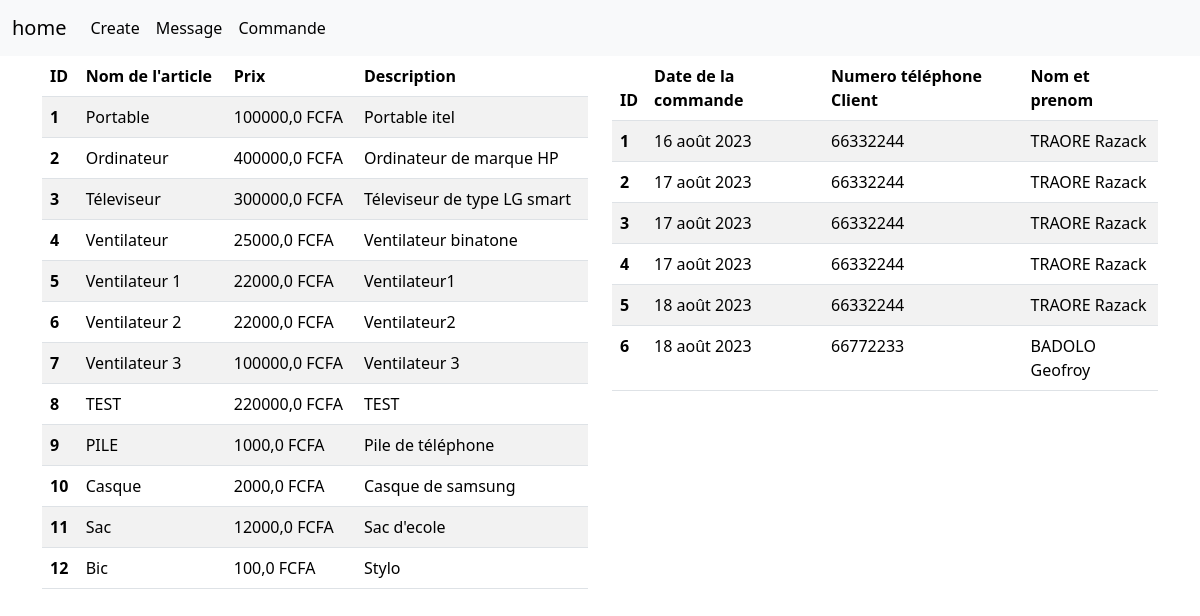
The app's page /home, older data.
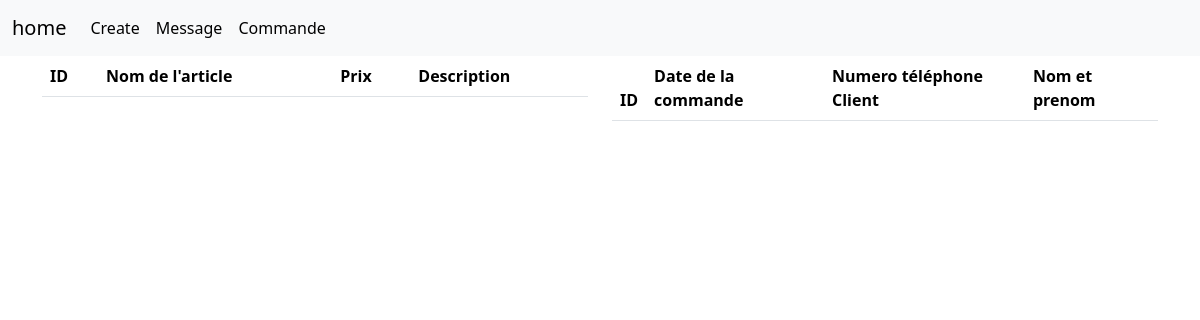
The same page, newer data.
### demo/models.py (models this page shows, shortened)
class Article(models.Model):
    nom_article = models.CharField(max_length=100, null=True, blank=True, verbose_name='Nom de l\'article')
    prix = models.FloatField()
    description = models.TextField()

class Commande(models.Model):
    articles = models.ManyToManyField(Article, through='LigneCommande')
    client = models.ForeignKey(Customer, null=True, blank=True, on_delete=models.CASCADE)
    date_commande = models.DateField(null=True, blank=True)
    create_at = models.DateField(auto_now_add=True, null=True, blank=True)

class Customer(models.Model):
    nom_prenom = models.CharField(max_length=100, null=True, blank=True, verbose_name='Nom du client')
    telephone = models.IntegerField()

### demo/views.py (the view)
# urls.py: path('home',  views.home, name='home'),
def home(request):
    articles = Article.objects.all()
    commandes = Commande.objects.all()
    context = {"articles":articles, "commandes":commandes}
    return render(request, 'demo/home.html', context)

### demo/templates/demo/home.html (shortened to what this page needs)
{% extends 'base.html' %}
{% block content %}
<div class="container mb-5">
  <div class="row">
    <div class="col-6">
      <table class="table table-striped table-hover">
        <thead>
          <tr>
            <th scope="col">ID</th>
            <th scope="col">Nom de l'article</th>
            <th scope="col">Prix</th>
            <th scope="col">Description</th>
          </tr>
        </thead>
        <tbody>
          {% for article in articles %}
          <tr>
            <th scope="row">{{article.id}}</th>
            <td>{{article.nom_article}}</td>
            <td>{{article.prix}} FCFA</td>
            <td>{{article.description}}</td>
          </tr>
          {% endfor %}
        </tbody>
      </table>
    </div>
    <div class="col-6">
      <table class="table table-striped table-hover">
        <thead>
          <tr>
            <th scope="col">ID</th>
            <th scope="col">Date de la commande</th>
            <th scope="col">Numero téléphone Client</th>
            <th scope="col">Nom et prenom </th>
          </tr>
        </thead>
        <tbody>
          {% for commande in commandes %}
          <tr>
            <th scope="row">{{commande.id}}</th>
            <td>{{commande.date_commande}}</td>
            <td>{{commande.client.telephone}}</td>
            <td>{{commande.client.nom_prenom}}</td>
          </tr>
          {% endfor %}
        </tbody>
      </table>
    </div>
  </div>
</div>
{% endblock content %}

Row changes from the older to the newer data that the page shows:
removed Article: id "1", nom_article "Portable", prix "100000,0", description "Portable itel"
removed Article: id "2", nom_article "Ordinateur", prix "400000,0", description "Ordinateur de marque HP"
removed Article: id "3", nom_article "Téleviseur", prix "300000,0", description "Téleviseur de type LG smart"
removed Article: id "4", nom_article "Ventilateur", prix "25000,0", description "Ventilateur binatone"
removed Article: id "5", nom_article "Ventilateur 1", prix "22000,0", description "Ventilateur1"
removed Article: id "6", nom_article "Ventilateur 2", prix "22000,0", description "Ventilateur2"
removed Article: id "7", nom_article "Ventilateur 3", prix "100000,0", description "Ventilateur 3"
removed Article: id "8", nom_article "TEST", prix "220000,0", description "TEST"
removed Article: id "9", nom_article "PILE", prix "1000,0", description "Pile de téléphone"
removed Article: id "10", nom_article "Casque", prix "2000,0", description "Casque de samsung"
removed Article: id "11", nom_article "Sac", prix "12000,0", description "Sac d'ecole"
removed Article: id "12", nom_article "Bic", prix "100,0", description "Stylo"
removed Commande: id "1", date_commande "16 août 2023", client.telephone "66332244", client.nom_prenom "TRAORE Razack"
removed Commande: id "2", date_commande "17 août 2023", client.telephone "66332244", client.nom_prenom "TRAORE Razack"
removed Commande: id "3", date_commande "17 août 2023", client.telephone "66332244", client.nom_prenom "TRAORE Razack"
removed Commande: id "4", date_commande "17 août 2023", client.telephone "66332244", client.nom_prenom "TRAORE Razack"
removed Commande: id "5", date_commande "18 août 2023", client.telephone "66332244", client.nom_prenom "TRAORE Razack"
removed Commande: id "6", date_commande "18 août 2023", client.telephone "66772233", client.nom_prenom "BADOLO Geofroy"
